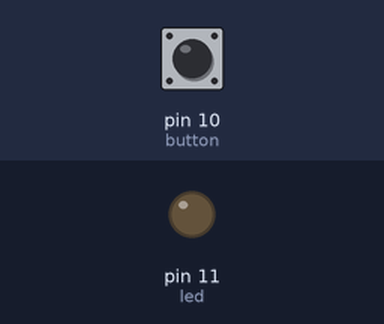
The sketch below on a simulated Arduino Uno, built with avr-gcc and run on an emulated ATmega328P. Parts: output pins drawn as LEDs (lit = HIGH). The test bench sets the inputs (shaded band); at power-on: pin 10 (button) LOW.

Above: at 1.2 s.
1.3 s: pin 10 (button) pulled HIGH for 0.15 s
At 2.6 s:
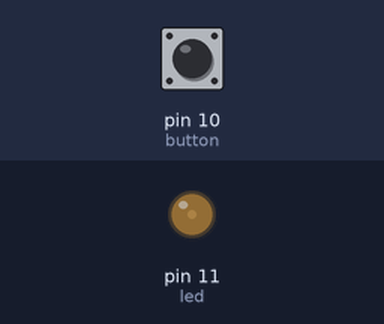
2.9 s: pin 10 (button) pulled HIGH for 1 s
At 3.16 s:
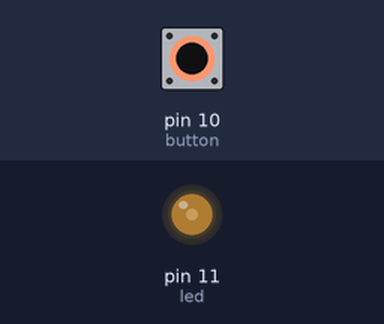
At 5.1 s:
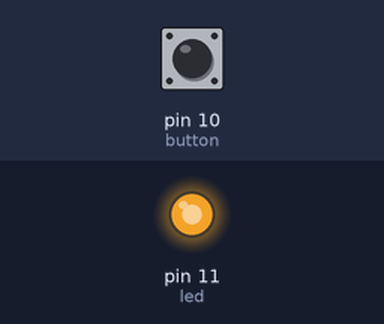
Timing chart, 0 to 6.6 s (numbered marks = the images above; inputs shaded):
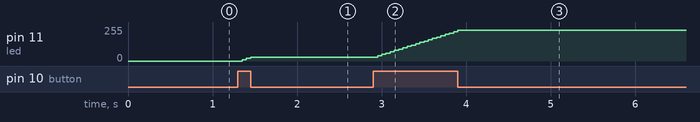

The sketch:

LEDBrightnessControlButton.ino
```cpp
int led = 11;
int button = 10;
int buttonState =0;
int brightness = 0;
int brightup = 10;
void setup() {
pinMode(led, OUTPUT);
pinMode(button, INPUT);
}
void loop() {
analogWrite(led, brightness);
buttonState = digitalRead(button);
if ( buttonState == HIGH ) {
brightness = brightness + brightup;
}
if ( brightness == 255 ) {
brightness = 0;
}
delay(50);
}
```

Measured:
- after the input at 1.3 s, pin 11 (led): 0/255 → 30/255 after 0.05 s
- after the input at 2.9 s, pin 11 (led): moves from 30/255 to 230/255 over 0.95 s, starting after 0.05 s
